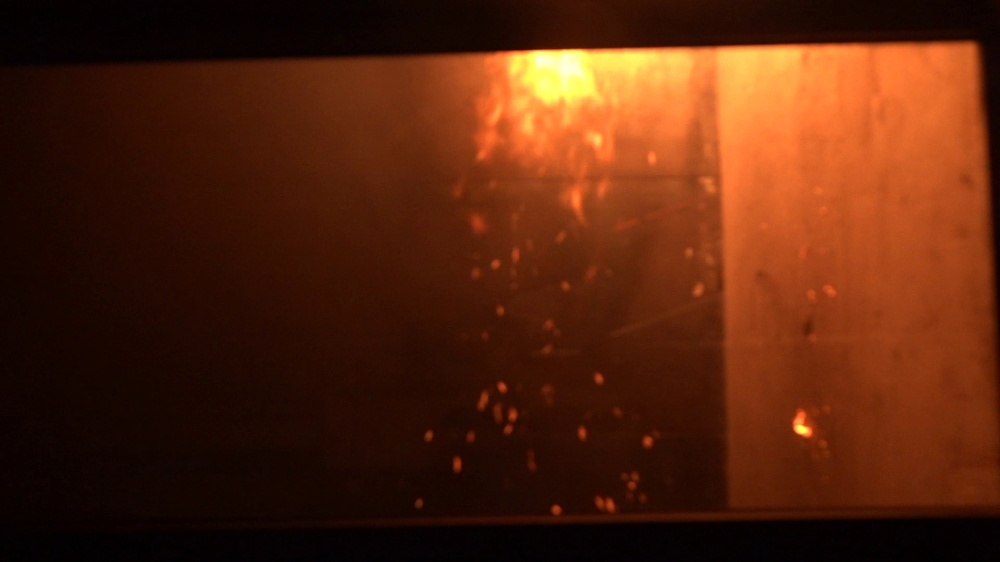
#> input picture Results/test.jpg, 1000 x 562 px, shrunk from 1920 x 1080 before the run, given in place of test.png, which was not available
$ jupyter execute characterizes_mask_firebrand.ipynb   (text cells are left out)
#> lines starting #> are read from the running program, lines starting #| are printed output that depends on the picture; after the words box and inside, x2 and y2 are one past the last pixel; in counts of white or black regions, pixels touching at a corner belong together; pictures that were not available may be replaced by others from this repository, and a replacement may not be noted
[cell 1]
import cv2
import numpy as np
from google.colab.patches import cv2_imshow

# Read the input image
image = cv2.imread('test.png')
#> image is the input picture: shape (562, 1000, 3); mean B, G, R 12.8, 35.7, 85.3

# Convert the image to grayscale
gray = cv2.cvtColor(image, cv2.COLOR_BGR2GRAY)
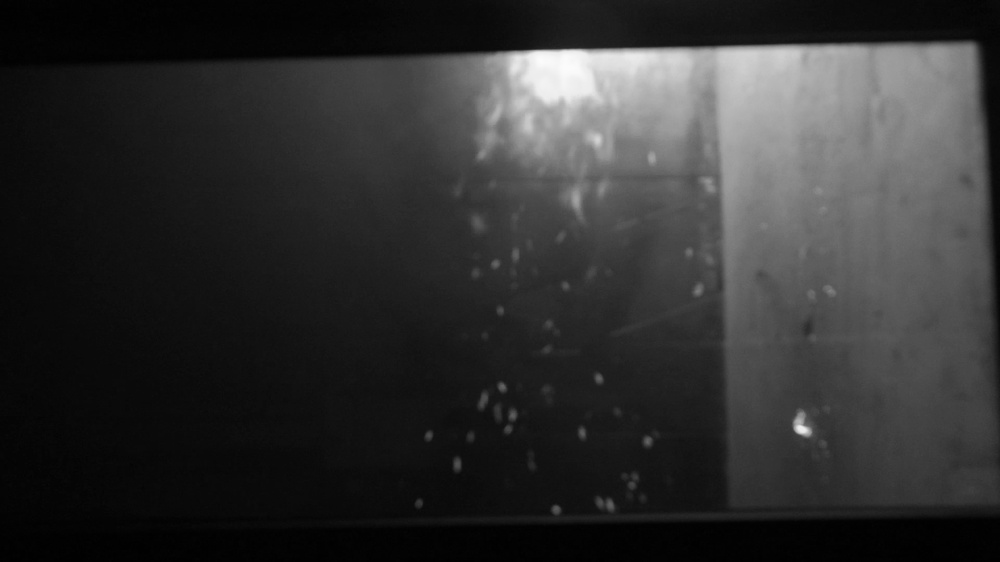
#> gray: shape (562, 1000); min 0, max 251, mean 47.9

# Apply Canny edge detection
edges = cv2.Canny(gray, 50, 150)
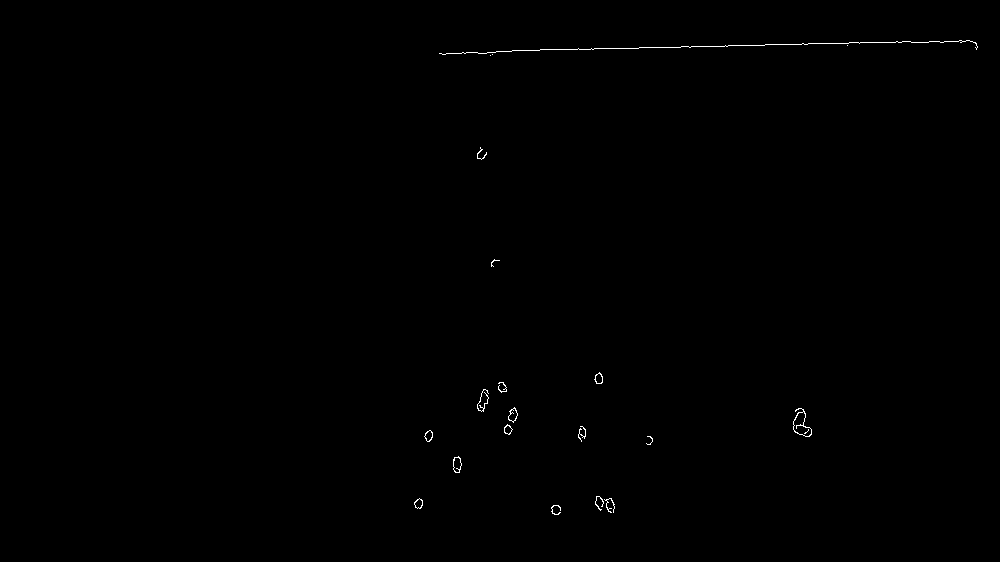
#> edges: shape (562, 1000); 0.22% white in thin lines or dots, all inside (x1, y1, x2, y2) = (414, 40, 978, 515)

# Find contours
contours, _ = cv2.findContours(edges, cv2.RETR_EXTERNAL, cv2.CHAIN_APPROX_SIMPLE)
#> contours = 20 contours, 13 with area under 20; largest, box (x1, y1, x2, y2) and area: (793, 408, 812, 437) 274, (453, 456, 462, 473) 100, (508, 407, 518, 423) 83, (594, 372, 603, 384) 64, (424, 430, 433, 442) 62, (414, 498, 423, 509) 59, (504, 424, 513, 435) 53

# Initialize counters
box_count = 0

# Open a file to write box information
with open('box_info.txt', 'w') as file:
    # Iterate through contours
    for contour in contours:
        # Compute the minimum bounding box
        rect = cv2.minAreaRect(contour)
        box = cv2.boxPoints(rect)
        box = np.int0(box)

        # Calculate box parameters
        (x, y), (width, height), angle = rect

        # Print box number, size, and angle
        print(f"Box {box_count + 1}:")
        print("   Size: ", width, "x", height)
        print("   Angle: ", angle)

        # Write box information to the file
        file.write("{} {} {}\n".format(width, height, angle))

        # Increment box counter
        box_count += 1

        # Draw the bounding box on the original image
        cv2.drawContours(image, [box], 0, (0, 255, 0), 2)
#> this loop made 20 passes
#> (box, x, y, width, height, angle) on passes 1 to 8: ([[560, 514], [551, 514], [551, 505], [560, 505]], 555.5, 509.5, 9, 9, -90), ([[607, 513], [604, 499], [612, 496], [615, 511]], 609.9, 505.1, 8.49, 14.79, -14.04), ([[422, 508], [414, 508], [414, 498], [422, 498]], 418, 503, 10, 8, -90), ([[601, 510], [593, 508], [596, 495], [604, 497]], 598.8, 502.9, 13.53, 8.24, -78.69), ([[461, 472], [453, 472], [453, 456], [461, 456]], 457, 464, 16, 8, -90), ([[651, 444], [645, 443], [647, 435], [652, 436]], 649.3, 440.1, 8.34, 5.66, -81.87), ([[428, 442], [422, 436], [429, 429], [435, 435]], 428.5, 435.5, 9.9, 8.49, -45), ([[585, 441], [578, 441], [578, 426], [585, 426]], 581.5, 433.5, 15, 7, -90)
#> (printed output is left out)
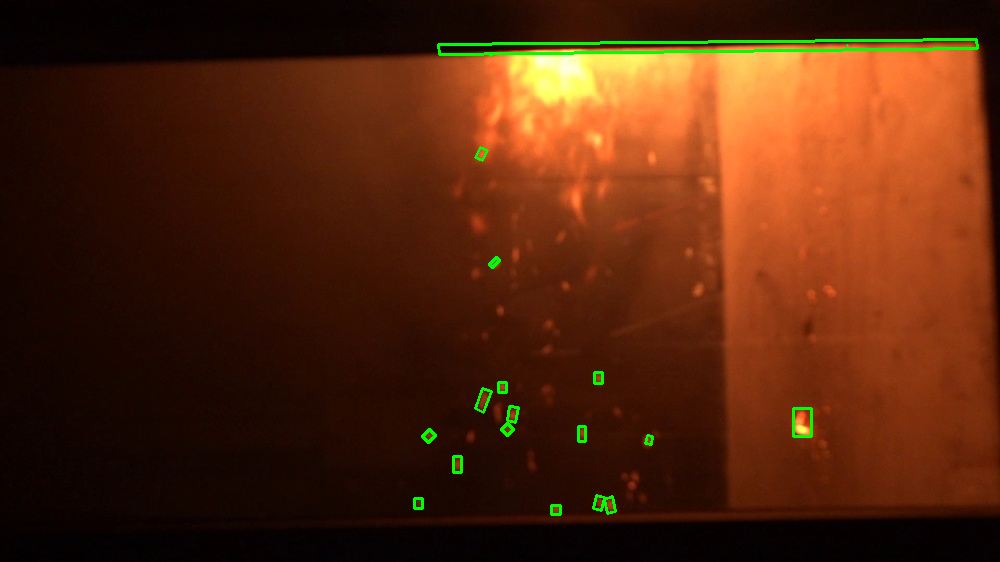
#> image: shape (562, 1000, 3); 0.94% of pixels changed, all inside (x1, y1, x2, y2) = (413, 38, 979, 516)
#> after the loop, box_count = 20

# Display the result
cv2_imshow(image)
cv2.waitKey(0)
cv2.destroyAllWindows()

$ run again, with Results/epochs30.png saved as Results/test.jpg
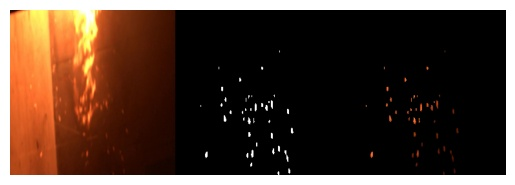
#> input picture Results/epochs30.png, 515 x 185 px, given in place of test.png, which was not available
#> image is the input picture: shape (185, 515, 3); mean B, G, R 44.3, 56.2, 77.3
#> `edges = cv2.Canny(gray, 50, 150)`:
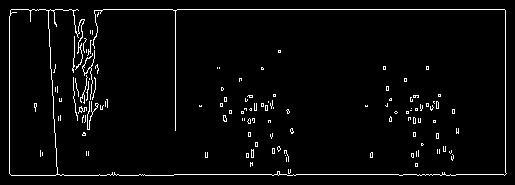
#> edges: shape (185, 515); 3.3% white in thin lines or dots, all inside (x1, y1, x2, y2) = (9, 9, 507, 176)
#> contours = 115 contours, 114 with area under 20; largest, box (x1, y1, x2, y2) and area: (9, 9, 507, 176) 7190
#> the loop `for contour in contours:` made 115 passes
#> (box, x, y, width, height, angle) on passes 1, 3, 5, 6, 7: ([[290, 173], [288, 173], [288, 169], [290, 169]], 289, 171, 4, 2, -90), ([[252, 166], [250, 166], [250, 162], [252, 162]], 251, 164, 4, 2, -90), ([[285, 155], [285, 155], [285, 155], [285, 155]], 285, 155, 0, 0, -90), ([[453, 160], [451, 160], [451, 154], [453, 154]], 452, 157, 6, 2, -90), ([[413, 157], [411, 157], [411, 153], [413, 153]], 412, 155, 4, 2, -90)
#> (printed output is left out)
#> after the loop `for contour in contours:`:
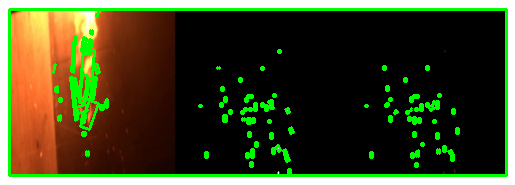
#> image: shape (185, 515, 3); 8.47% of pixels changed, all inside (x1, y1, x2, y2) = (8, 8, 508, 177)
#> after the loop `for contour in contours:`: box_count = 115

$ run again, with Results/model_generalization.png saved as Results/test.jpg
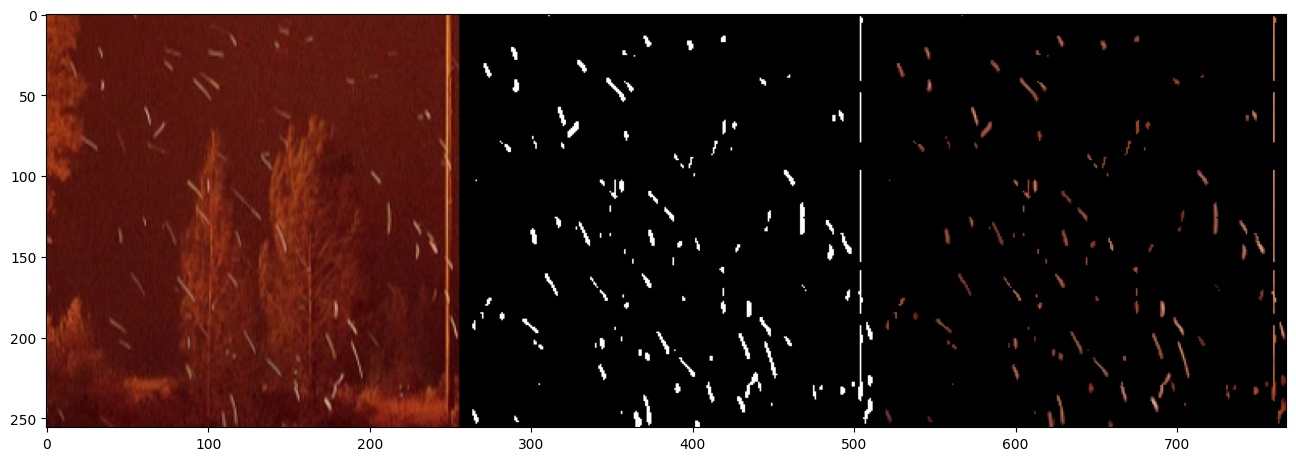
#> input picture Results/model_generalization.png, 1296 x 461 px, given in place of test.png, which was not available
#> image is the input picture: shape (461, 1296, 3); mean B, G, R 42.5, 45.3, 65.3
#> `edges = cv2.Canny(gray, 50, 150)`:
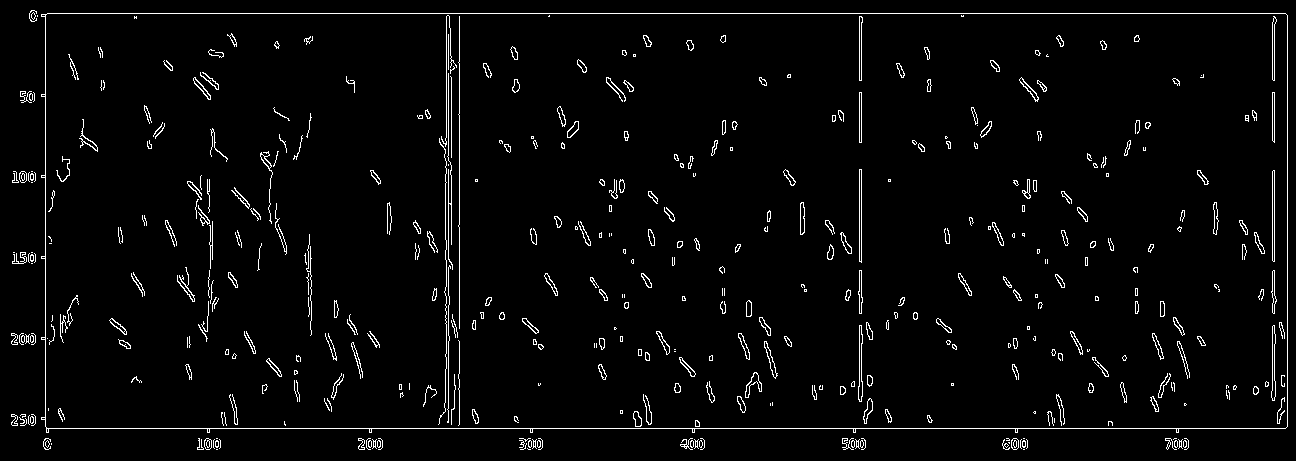
#> edges: shape (461, 1296); 3.1% white in thin lines or dots
#> contours = 83 contours, 74 with area under 20; largest, box (x1, y1, x2, y2) and area: (41, 13, 1288, 433) 515548, (1011, 438, 1019, 450) 69, (19, 171, 27, 183) 68, (204, 438, 212, 450) 67, (358, 438, 365, 450) 40
#> the loop `for contour in contours:` made 83 passes
#> (box, x, y, width, height, angle) on passes 1, 2, 4, 7, 8: ([[1024, 449], [1023, 449], [1023, 449], [1024, 449]], 1023.5, 449, 0, 1, -90), ([[217, 449], [216, 449], [216, 449], [217, 449]], 216.5, 449, 0, 1, -90), ([[522, 451], [520, 449], [526, 443], [528, 445]], 524, 447, 8.49, 2.83, -45), ([[1186, 447], [1183, 447], [1183, 440], [1186, 440]], 1184.5, 443.5, 7, 3, -90), ([[1177, 447], [1174, 447], [1174, 440], [1177, 440]], 1175.5, 443.5, 7, 3, -90)
#> (printed output is left out)
#> after the loop `for contour in contours:`:
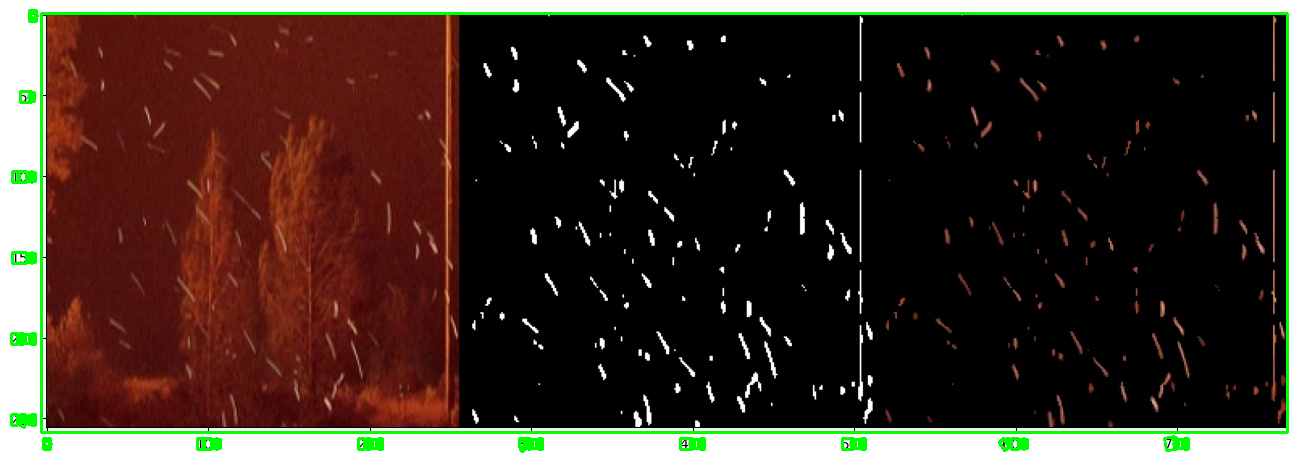
#> image: shape (461, 1296, 3); 2.31% of pixels changed, all inside (x1, y1, x2, y2) = (10, 9, 1289, 453)
#> after the loop `for contour in contours:`: box_count = 83
